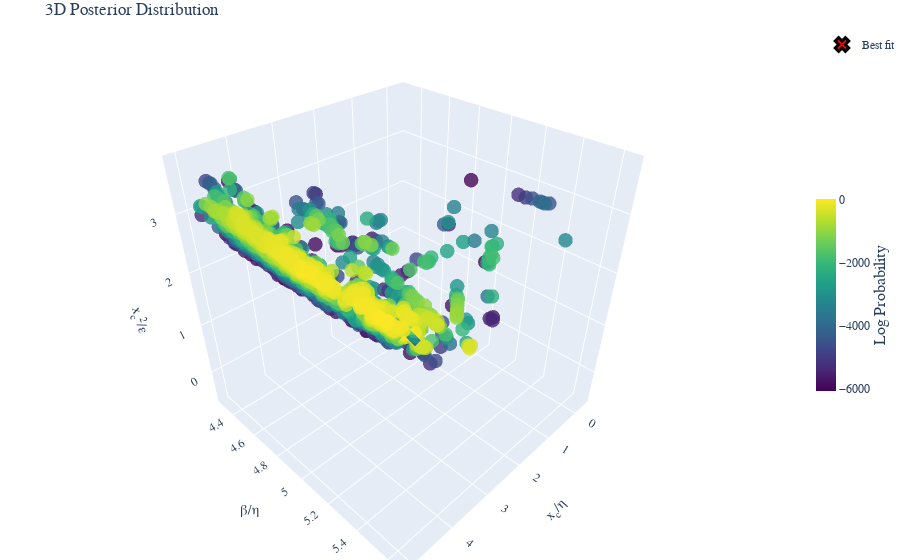

Notebook source saved alongside this figure:
### Code cell
fig =post.plot_posterior3D_interactive([0,1,2],labels=labels_trans, truths=np.log(truths_trans),truth_label="Best fit" )
# Save the figure using matplotlib's savefig instead of plotly's write_image
fig.show()
if SAVE_PRODUCTS:
    # Save the figure as HTML
    html_file_name = config_name+test_str+'_3D_plot'
    if subfolder is not None:
        html_file_name = os.path.join(subfolder, html_file_name)
    html_path = os.path.join(Products_folder, 'html_3d_plots', f'{html_file_name}.html')
    # Create directory if it doesn't exist
    os.makedirs(os.path.dirname(html_path), exist_ok=True)
    fig.write_html(html_path)

### Figure 1 — Plotly figure (JSON) as saved in the notebook; plotly's stock layout.template omitted (floating-point values rounded to 4 significant figures; data arrays with more than 128 entries replaced by an {"elided": "..."} marker saying what was removed)
{"data": [{"marker": {"color": {"elided": "1633 float values"}, "colorbar": {"len": 0.4, "thickness": 20, "title": {"font": {"size": 16}, "side": "right", "text": "Log Probability"}, "x": 1.0, "y": 0.5}, "colorscale": [[0.0, "#440154"], [0.1111, "#482878"], [0.2222, "#3e4989"], [0.3333, "#31688e"], [0.4444, "#26828e"], [0.5556, "#1f9e89"], [0.6667, "#35b779"], [0.7778, "#6ece58"], [0.8889, "#b5de2b"], [1.0, "#fde725"]], "opacity": 0.8, "size": 5}, "mode": "markers", "name": "Posterior", "scene": "scene", "showlegend": false, "type": "scatter3d", "x": {"elided": "1633 float values"}, "y": {"elided": "1633 float values"}, "z": {"elided": "1633 float values"}}, {"marker": {"color": "red", "line": {"color": "black", "width": 3}, "size": 12, "symbol": "x"}, "mode": "markers", "name": "Best fit", "scene": "scene", "showlegend": true, "type": "scatter3d", "x": [1.438], "y": [4.744], "z": [0.09852]}], "layout": {"font": {"family": "Computer Modern"}, "margin": {"b": 0, "l": 0, "r": 0, "t": 30}, "scene": {"aspectmode": "cube", "xaxis": {"exponentformat": "e", "showexponent": "all", "title": {"font": {"size": 14}, "text": "x<sub>c</sub>/η"}}, "yaxis": {"exponentformat": "e", "showexponent": "all", "title": {"font": {"size": 14}, "text": "β/η"}}, "zaxis": {"exponentformat": "e", "showexponent": "all", "title": {"font": {"size": 14}, "text": "x<sub>c</sub><sup>2</sup>/ε"}}}, "title": {"text": "3D Posterior Distribution"}}}
